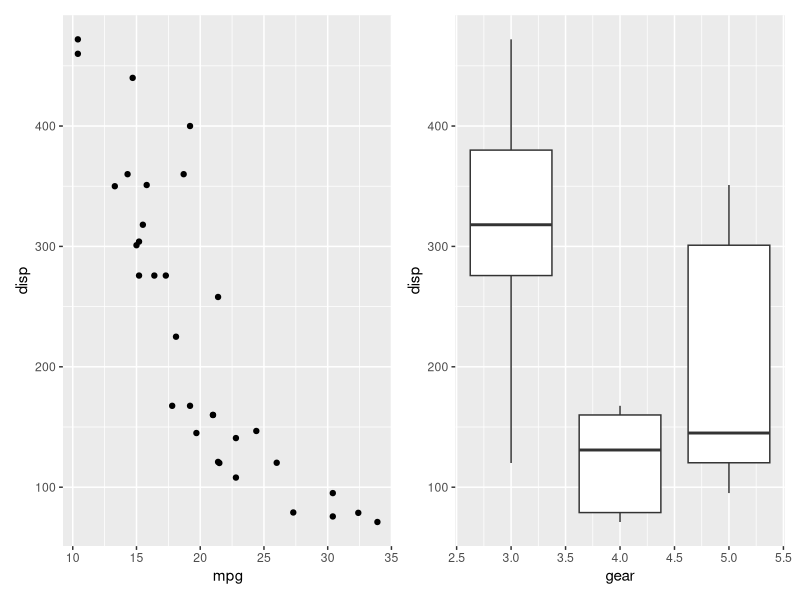
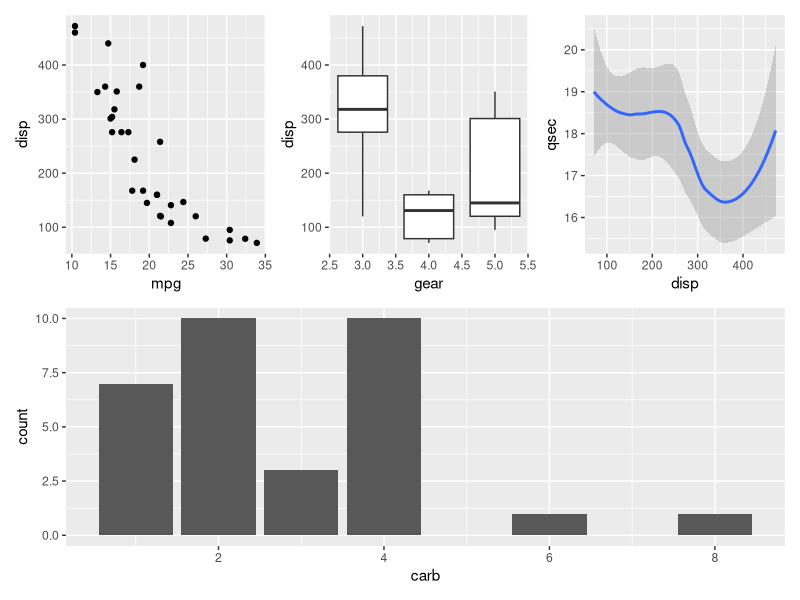

These charts were generated, in order, by the following R code:
install.packages("lubridate")

# install ggplot2
# install dplyr

library(ggplot2)
library(dplyr)

packageVersion("ggplot2")
packageVersion("dplyr")

## Searching for package information
library(ggplot2)
library(patchwork)

p1 <- ggplot(mtcars) + geom_point(aes(mpg, disp))
p2 <- ggplot(mtcars) + geom_boxplot(aes(gear, disp, group = gear))

p1 + p2

p3 <- ggplot(mtcars) + geom_smooth(aes(disp, qsec))
p4 <- ggplot(mtcars) + geom_bar(aes(carb))

(p1 | p2 | p3) /
  p4
